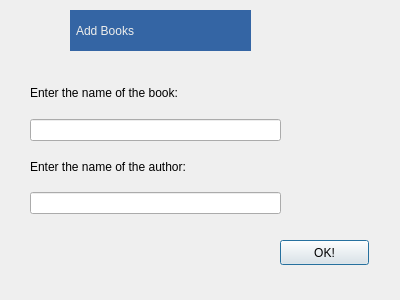
<?xml version="1.0" encoding="UTF-8"?>
<ui version="4.0">
 <class>AddBooks</class>
 <widget class="QDialog" name="AddBooks">
  <property name="geometry">
   <rect>
    <x>0</x>
    <y>0</y>
    <width>400</width>
    <height>300</height>
   </rect>
  </property>
  <property name="windowTitle">
   <string>Dialog</string>
  </property>
  <widget class="QLabel" name="label">
   <property name="geometry">
    <rect>
     <x>70</x>
     <y>10</y>
     <width>181</width>
     <height>41</height>
    </rect>
   </property>
   <property name="styleSheet">
    <string notr="true">color: rgb(238, 238, 236);
font: 57 22pt &quot;Ubuntu&quot;;
background-color: rgb(52, 101, 164);</string>
   </property>
   <property name="text">
    <string>  Add Books</string>
   </property>
  </widget>
  <widget class="QPushButton" name="Add">
   <property name="geometry">
    <rect>
     <x>280</x>
     <y>240</y>
     <width>89</width>
     <height>25</height>
    </rect>
   </property>
   <property name="text">
    <string>OK!</string>
   </property>
  </widget>
  <widget class="QLabel" name="Status">
   <property name="geometry">
    <rect>
     <x>10</x>
     <y>230</y>
     <width>241</width>
     <height>41</height>
    </rect>
   </property>
   <property name="text">
    <string/>
   </property>
  </widget>
  <widget class="QWidget" name="">
   <property name="geometry">
    <rect>
     <x>30</x>
     <y>73</y>
     <width>251</width>
     <height>141</height>
    </rect>
   </property>
   <layout class="QVBoxLayout" name="verticalLayout">
    <item>
     <widget class="QLabel" name="label_2">
      <property name="text">
       <string>Enter the name of the book:</string>
      </property>
     </widget>
    </item>
    <item>
     <widget class="QLineEdit" name="lineEdit_name"/>
    </item>
    <item>
     <widget class="QLabel" name="label_3">
      <property name="text">
       <string>Enter the name of the author:</string>
      </property>
     </widget>
    </item>
    <item>
     <widget class="QLineEdit" name="lineEdit_author"/>
    </item>
   </layout>
  </widget>
 </widget>
 <resources/>
 <connections/>
</ui>
